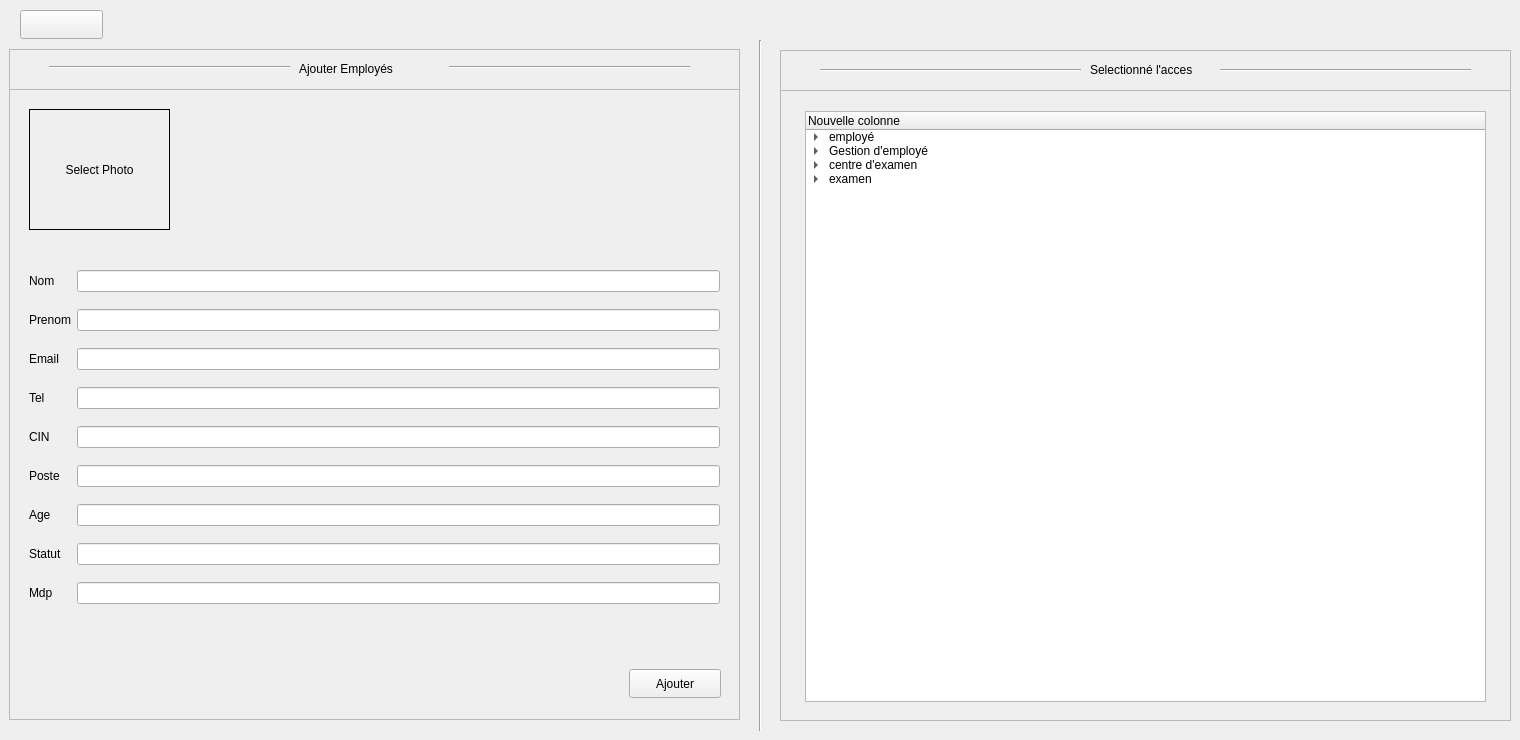
      <widget class="QWidget" name="page_6">
       <widget class="QFrame" name="frame_17">
        <property name="geometry">
         <rect>
          <x>9</x>
          <y>49</y>
          <width>731</width>
          <height>671</height>
         </rect>
        </property>
        <property name="frameShape">
         <enum>QFrame::Shape::StyledPanel</enum>
        </property>
        <property name="frameShadow">
         <enum>QFrame::Shadow::Raised</enum>
        </property>
        <widget class="QFrame" name="frame_18">
         <property name="geometry">
          <rect>
           <x>0</x>
           <y>0</y>
           <width>731</width>
           <height>41</height>
          </rect>
         </property>
         <property name="frameShape">
          <enum>QFrame::Shape::StyledPanel</enum>
         </property>
         <property name="frameShadow">
          <enum>QFrame::Shadow::Raised</enum>
         </property>
         <widget class="QLabel" name="label_72">
          <property name="geometry">
           <rect>
            <x>290</x>
            <y>10</y>
            <width>201</width>
            <height>20</height>
           </rect>
          </property>
          <property name="text">
           <string>Ajouter Employés</string>
          </property>
         </widget>
         <widget class="Line" name="line_15">
          <property name="geometry">
           <rect>
            <x>40</x>
            <y>10</y>
            <width>241</width>
            <height>16</height>
           </rect>
          </property>
          <property name="orientation">
           <enum>Qt::Orientation::Horizontal</enum>
          </property>
         </widget>
         <widget class="Line" name="line_16">
          <property name="geometry">
           <rect>
            <x>440</x>
            <y>10</y>
            <width>241</width>
            <height>16</height>
           </rect>
          </property>
          <property name="orientation">
           <enum>Qt::Orientation::Horizontal</enum>
          </property>
         </widget>
        </widget>
        <widget class="QLabel" name="label_photo_3">
         <property name="geometry">
          <rect>
           <x>20</x>
           <y>60</y>
           <width>141</width>
           <height>121</height>
          </rect>
         </property>
         <property name="frameShape">
          <enum>QFrame::Shape::Box</enum>
         </property>
         <property name="text">
          <string>Select Photo</string>
         </property>
         <property name="textFormat">
          <enum>Qt::TextFormat::AutoText</enum>
         </property>
         <property name="scaledContents">
          <bool>false</bool>
         </property>
         <property name="alignment">
          <set>Qt::AlignmentFlag::AlignCenter</set>
         </property>
        </widget>
        <widget class="QPushButton" name="pushButton_34">
         <property name="geometry">
          <rect>
           <x>620</x>
           <y>620</y>
           <width>92</width>
           <height>29</height>
          </rect>
         </property>
         <property name="text">
          <string>Ajouter</string>
         </property>
        </widget>
        <widget class="QWidget" name="layoutWidget">
         <property name="geometry">
          <rect>
           <x>20</x>
           <y>210</y>
           <width>691</width>
           <height>361</height>
          </rect>
         </property>
         <layout class="QGridLayout" name="gridLayout_2">
          <item row="7" column="1">
           <widget class="QLineEdit" name="lineEdit_48"/>
          </item>
          <item row="0" column="1">
           <widget class="QLineEdit" name="lineEdit_50"/>
          </item>
          <item row="4" column="1">
           <widget class="QLineEdit" name="lineEdit_52"/>
          </item>
          <item row="2" column="0">
           <widget class="QLabel" name="label_84">
            <property name="text">
             <string>Email</string>
            </property>
           </widget>
          </item>
          <item row="6" column="1">
           <widget class="QLineEdit" name="lineEdit_46"/>
          </item>
          <item row="5" column="0">
           <widget class="QLabel" name="label_85">
            <property name="text">
             <string>Poste</string>
            </property>
           </widget>
          </item>
          <item row="2" column="1">
           <widget class="QLineEdit" name="lineEdit_53"/>
          </item>
          <item row="3" column="1">
           <widget class="QLineEdit" name="lineEdit_54"/>
          </item>
          <item row="4" column="0">
           <widget class="QLabel" name="label_86">
            <property name="text">
             <string>CIN</string>
            </property>
           </widget>
          </item>
          <item row="1" column="0">
           <widget class="QLabel" name="label_87">
            <property name="text">
             <string>Prenom</string>
            </property>
           </widget>
          </item>
          <item row="3" column="0">
           <widget class="QLabel" name="label_91">
            <property name="text">
             <string>Tel</string>
            </property>
           </widget>
          </item>
          <item row="1" column="1">
           <widget class="QLineEdit" name="lineEdit_51"/>
          </item>
          <item row="8" column="0">
           <widget class="QLabel" name="label_92">
            <property name="text">
             <string>Mdp</string>
            </property>
           </widget>
          </item>
          <item row="6" column="0">
           <widget class="QLabel" name="label_90">
            <property name="text">
             <string>Age</string>
            </property>
           </widget>
          </item>
          <item row="7" column="0">
           <widget class="QLabel" name="label_88">
            <property name="text">
             <string>Statut</string>
            </property>
           </widget>
          </item>
          <item row="0" column="0">
           <widget class="QLabel" name="label_93">
            <property name="text">
             <string>Nom</string>
            </property>
           </widget>
          </item>
          <item row="5" column="1">
           <widget class="QLineEdit" name="lineEdit_49"/>
          </item>
          <item row="8" column="1">
           <widget class="QLineEdit" name="lineEdit_47"/>
          </item>
         </layout>
        </widget>
       </widget>
       <widget class="Line" name="line_13">
        <property name="geometry">
         <rect>
          <x>750</x>
          <y>40</y>
          <width>20</width>
          <height>691</height>
         </rect>
        </property>
        <property name="orientation">
         <enum>Qt::Orientation::Vertical</enum>
        </property>
       </widget>
       <widget class="QFrame" name="frame_19">
        <property name="geometry">
         <rect>
          <x>780</x>
          <y>50</y>
          <width>731</width>
          <height>671</height>
         </rect>
        </property>
        <property name="frameShape">
         <enum>QFrame::Shape::StyledPanel</enum>
        </property>
        <property name="frameShadow">
         <enum>QFrame::Shadow::Raised</enum>
        </property>
        <widget class="QFrame" name="frame_20">
         <property name="geometry">
          <rect>
           <x>0</x>
           <y>0</y>
           <width>731</width>
           <height>41</height>
          </rect>
         </property>
         <property name="frameShape">
          <enum>QFrame::Shape::StyledPanel</enum>
         </property>
         <property name="frameShadow">
          <enum>QFrame::Shadow::Raised</enum>
         </property>
         <widget class="QLabel" name="label_82">
          <property name="geometry">
           <rect>
            <x>310</x>
            <y>10</y>
            <width>141</width>
            <height>20</height>
           </rect>
          </property>
          <property name="text">
           <string>Selectionné l'acces</string>
          </property>
         </widget>
         <widget class="Line" name="line_17">
          <property name="geometry">
           <rect>
            <x>40</x>
            <y>10</y>
            <width>261</width>
            <height>20</height>
           </rect>
          </property>
          <property name="orientation">
           <enum>Qt::Orientation::Horizontal</enum>
          </property>
         </widget>
         <widget class="Line" name="line_18">
          <property name="geometry">
           <rect>
            <x>440</x>
            <y>10</y>
            <width>251</width>
            <height>20</height>
           </rect>
          </property>
          <property name="orientation">
           <enum>Qt::Orientation::Horizontal</enum>
          </property>
         </widget>
        </widget>
        <widget class="QTreeWidget" name="treeWidget">
         <property name="geometry">
          <rect>
           <x>25</x>
           <y>61</y>
           <width>681</width>
           <height>591</height>
          </rect>
         </property>
         <column>
          <property name="text">
           <string>Nouvelle colonne</string>
          </property>
         </column>
         <item>
          <property name="text">
           <string>employé</string>
          </property>
          <item>
           <property name="text">
            <string>Nouveau sous-élément</string>
           </property>
          </item>
         </item>
         <item>
          <property name="text">
           <string>Gestion d'employé</string>
          </property>
          <item>
           <property name="text">
            <string>Nouveau sous-élément</string>
           </property>
          </item>
         </item>
         <item>
          <property name="text">
           <string>centre d'examen</string>
          </property>
          <item>
           <property name="text">
            <string>Nouveau sous-élément</string>
           </property>
          </item>
         </item>
         <item>
          <property name="text">
           <string>examen</string>
          </property>
          <item>
           <property name="text">
            <string>Nouveau sous-élément</string>
           </property>
          </item>
         </item>
        </widget>
       </widget>
       <widget class="QPushButton" name="pushButton_18">
        <property name="geometry">
         <rect>
          <x>20</x>
          <y>10</y>
          <width>83</width>
          <height>29</height>
         </rect>
        </property>
        <property name="text">
         <string/>
        </property>
        <property name="icon">
         <iconset theme="QIcon::ThemeIcon::EditUndo"/>
        </property>
       </widget>
      </widget>
